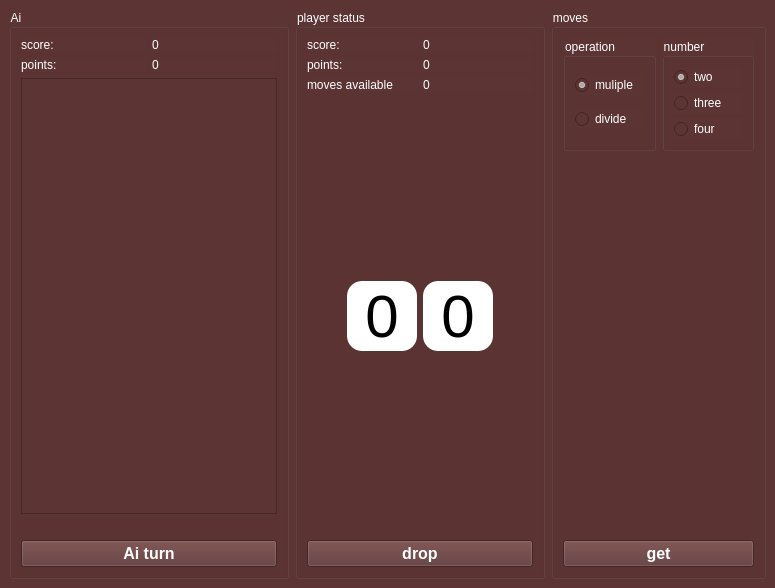
<?xml version="1.0" encoding="UTF-8"?>
<ui version="4.0">
 <class>MainWindow</class>
 <widget class="QMainWindow" name="MainWindow">
  <property name="geometry">
   <rect>
    <x>0</x>
    <y>0</y>
    <width>775</width>
    <height>588</height>
   </rect>
  </property>
  <property name="windowTitle">
   <string>MainWindow</string>
  </property>
  <property name="styleSheet">
   <string notr="true">background-color: #5c3434; color: white;</string>
  </property>
  <widget class="QWidget" name="centralwidget">
   <layout class="QHBoxLayout" name="horizontalLayout_8">
    <item>
     <widget class="QGroupBox" name="groupBox_3">
      <property name="title">
       <string>Ai</string>
      </property>
      <layout class="QVBoxLayout" name="verticalLayout_5">
       <item>
        <layout class="QHBoxLayout" name="horizontalLayout_2">
         <item>
          <widget class="QLabel" name="label_3">
           <property name="text">
            <string>score:</string>
           </property>
          </widget>
         </item>
         <item>
          <widget class="QLabel" name="label_4">
           <property name="text">
            <string>0</string>
           </property>
          </widget>
         </item>
        </layout>
       </item>
       <item>
        <layout class="QHBoxLayout" name="horizontalLayout_6">
         <item>
          <widget class="QLabel" name="label_9">
           <property name="text">
            <string>points:</string>
           </property>
          </widget>
         </item>
         <item>
          <widget class="QLabel" name="label_10">
           <property name="text">
            <string>0</string>
           </property>
          </widget>
         </item>
        </layout>
       </item>
       <item>
        <widget class="QTextEdit" name="aiLogsEdit"/>
       </item>
       <item>
        <spacer name="horizontalSpacer_3">
         <property name="orientation">
          <enum>Qt::Horizontal</enum>
         </property>
         <property name="sizeHint" stdset="0">
          <size>
           <width>40</width>
           <height>20</height>
          </size>
         </property>
        </spacer>
       </item>
       <item>
        <widget class="QPushButton" name="pushButton_3">
         <property name="font">
          <font>
           <pointsize>12</pointsize>
           <bold>true</bold>
          </font>
         </property>
         <property name="styleSheet">
          <string notr="true">QPushButton::disabled {
	background-color: #997373;
	color: #d1d1d1;
}</string>
         </property>
         <property name="text">
          <string>Ai turn</string>
         </property>
        </widget>
       </item>
      </layout>
     </widget>
    </item>
    <item>
     <widget class="QGroupBox" name="groupBox_2">
      <property name="title">
       <string>player status</string>
      </property>
      <layout class="QVBoxLayout" name="verticalLayout_4">
       <item>
        <layout class="QHBoxLayout" name="horizontalLayout">
         <item>
          <widget class="QLabel" name="label">
           <property name="text">
            <string>score:</string>
           </property>
          </widget>
         </item>
         <item>
          <widget class="QLabel" name="label_2">
           <property name="text">
            <string>0</string>
           </property>
          </widget>
         </item>
        </layout>
       </item>
       <item>
        <layout class="QHBoxLayout" name="horizontalLayout_5">
         <item>
          <widget class="QLabel" name="label_7">
           <property name="text">
            <string>points:</string>
           </property>
          </widget>
         </item>
         <item>
          <widget class="QLabel" name="label_8">
           <property name="text">
            <string>0</string>
           </property>
          </widget>
         </item>
        </layout>
       </item>
       <item>
        <layout class="QHBoxLayout" name="horizontalLayout_7">
         <item>
          <widget class="QLabel" name="label_11">
           <property name="text">
            <string>moves available</string>
           </property>
          </widget>
         </item>
         <item>
          <widget class="QLabel" name="label_12">
           <property name="text">
            <string>0</string>
           </property>
          </widget>
         </item>
        </layout>
       </item>
       <item>
        <spacer name="verticalSpacer_3">
         <property name="orientation">
          <enum>Qt::Vertical</enum>
         </property>
         <property name="sizeHint" stdset="0">
          <size>
           <width>106</width>
           <height>162</height>
          </size>
         </property>
        </spacer>
       </item>
       <item>
        <layout class="QHBoxLayout" name="horizontalLayout_4">
         <item>
          <spacer name="horizontalSpacer">
           <property name="orientation">
            <enum>Qt::Horizontal</enum>
           </property>
           <property name="sizeHint" stdset="0">
            <size>
             <width>40</width>
             <height>20</height>
            </size>
           </property>
          </spacer>
         </item>
         <item>
          <widget class="QLabel" name="label_6">
           <property name="sizePolicy">
            <sizepolicy hsizetype="Fixed" vsizetype="Fixed">
             <horstretch>0</horstretch>
             <verstretch>0</verstretch>
            </sizepolicy>
           </property>
           <property name="minimumSize">
            <size>
             <width>70</width>
             <height>70</height>
            </size>
           </property>
           <property name="maximumSize">
            <size>
             <width>70</width>
             <height>70</height>
            </size>
           </property>
           <property name="font">
            <font>
             <pointsize>45</pointsize>
            </font>
           </property>
           <property name="styleSheet">
            <string notr="true">background-color: white; 
 border-radius: 15; color: black</string>
           </property>
           <property name="text">
            <string>0</string>
           </property>
           <property name="alignment">
            <set>Qt::AlignCenter</set>
           </property>
          </widget>
         </item>
         <item>
          <widget class="QLabel" name="label_5">
           <property name="sizePolicy">
            <sizepolicy hsizetype="Fixed" vsizetype="Fixed">
             <horstretch>0</horstretch>
             <verstretch>0</verstretch>
            </sizepolicy>
           </property>
           <property name="minimumSize">
            <size>
             <width>70</width>
             <height>70</height>
            </size>
           </property>
           <property name="maximumSize">
            <size>
             <width>70</width>
             <height>70</height>
            </size>
           </property>
           <property name="font">
            <font>
             <pointsize>45</pointsize>
            </font>
           </property>
           <property name="styleSheet">
            <string notr="true">background-color: white; 
 border-radius: 15; color: black</string>
           </property>
           <property name="text">
            <string>0</string>
           </property>
           <property name="alignment">
            <set>Qt::AlignCenter</set>
           </property>
          </widget>
         </item>
         <item>
          <spacer name="horizontalSpacer_2">
           <property name="orientation">
            <enum>Qt::Horizontal</enum>
           </property>
           <property name="sizeHint" stdset="0">
            <size>
             <width>40</width>
             <height>20</height>
            </size>
           </property>
          </spacer>
         </item>
        </layout>
       </item>
       <item>
        <spacer name="verticalSpacer_4">
         <property name="orientation">
          <enum>Qt::Vertical</enum>
         </property>
         <property name="sizeHint" stdset="0">
          <size>
           <width>106</width>
           <height>161</height>
          </size>
         </property>
        </spacer>
       </item>
       <item>
        <widget class="QPushButton" name="pushButton">
         <property name="font">
          <font>
           <pointsize>12</pointsize>
           <bold>true</bold>
          </font>
         </property>
         <property name="styleSheet">
          <string notr="true">QPushButton::disabled {
	background-color: #997373;
	color: #d1d1d1;
}</string>
         </property>
         <property name="text">
          <string>drop</string>
         </property>
        </widget>
       </item>
      </layout>
     </widget>
    </item>
    <item>
     <widget class="QGroupBox" name="groupBox">
      <property name="title">
       <string>moves</string>
      </property>
      <layout class="QVBoxLayout" name="verticalLayout">
       <item>
        <layout class="QHBoxLayout" name="horizontalLayout_3">
         <item>
          <widget class="QGroupBox" name="groupBox_4">
           <property name="title">
            <string>operation</string>
           </property>
           <layout class="QVBoxLayout" name="verticalLayout_6">
            <item>
             <widget class="QRadioButton" name="radioButton">
              <property name="text">
               <string>muliple</string>
              </property>
              <property name="checked">
               <bool>true</bool>
              </property>
             </widget>
            </item>
            <item>
             <widget class="QRadioButton" name="radioButton_2">
              <property name="text">
               <string>divide</string>
              </property>
             </widget>
            </item>
           </layout>
          </widget>
         </item>
         <item>
          <widget class="QGroupBox" name="groupBox_5">
           <property name="title">
            <string>number</string>
           </property>
           <layout class="QVBoxLayout" name="verticalLayout_3">
            <item>
             <widget class="QRadioButton" name="radioButton_5">
              <property name="text">
               <string>two</string>
              </property>
              <property name="checked">
               <bool>true</bool>
              </property>
             </widget>
            </item>
            <item>
             <widget class="QRadioButton" name="radioButton_4">
              <property name="text">
               <string>three</string>
              </property>
             </widget>
            </item>
            <item>
             <widget class="QRadioButton" name="radioButton_3">
              <property name="text">
               <string>four</string>
              </property>
             </widget>
            </item>
           </layout>
          </widget>
         </item>
        </layout>
       </item>
       <item>
        <spacer name="verticalSpacer">
         <property name="orientation">
          <enum>Qt::Vertical</enum>
         </property>
         <property name="sizeHint" stdset="0">
          <size>
           <width>20</width>
           <height>325</height>
          </size>
         </property>
        </spacer>
       </item>
       <item>
        <spacer name="horizontalSpacer_4">
         <property name="orientation">
          <enum>Qt::Horizontal</enum>
         </property>
         <property name="sizeHint" stdset="0">
          <size>
           <width>40</width>
           <height>20</height>
          </size>
         </property>
        </spacer>
       </item>
       <item>
        <widget class="QPushButton" name="pushButton_2">
         <property name="font">
          <font>
           <pointsize>12</pointsize>
           <bold>true</bold>
          </font>
         </property>
         <property name="styleSheet">
          <string notr="true">QPushButton::disabled {
	background-color: #997373;
	color: #d1d1d1;
}</string>
         </property>
         <property name="text">
          <string>get</string>
         </property>
        </widget>
       </item>
      </layout>
     </widget>
    </item>
   </layout>
  </widget>
 </widget>
 <resources/>
 <connections/>
</ui>
